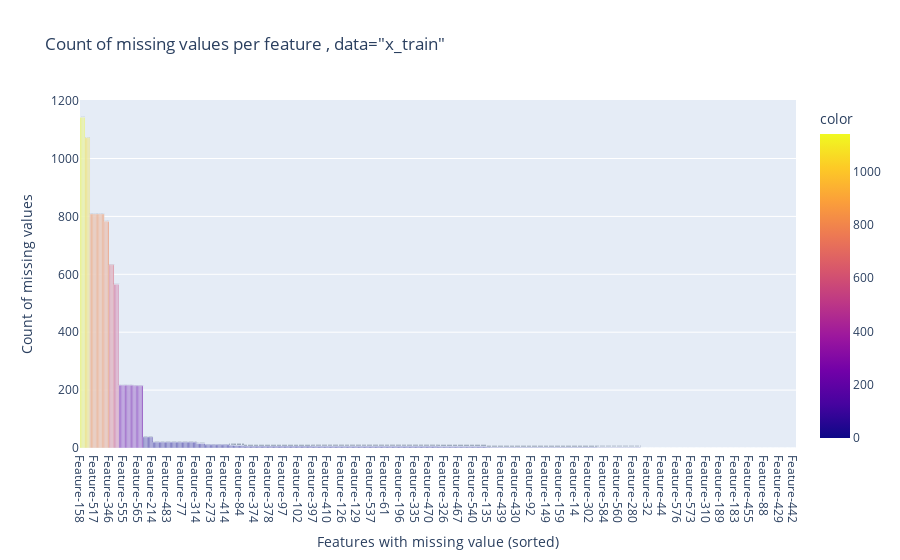

Notebook source saved alongside this figure:
### Code cell
#missing value analysis, histogram, threshold defintion

df=X_train.isna().sum().sort_values(ascending=False)
fig = px.bar(x=df.index, 
             y = df, 
             title='Count of missing values per feature , data="x_train"',
             text = round(df,1), color=df)
fig.update_xaxes(title_text='Features with missing value (sorted)',type='category')
fig.update_yaxes(title_text='Count of missing values')
fig.show()

### Figure 1 — Plotly figure (JSON) as saved in the notebook; plotly's stock layout.template omitted (floating-point values rounded to 4 significant figures; data arrays with more than 128 entries replaced by an {"elided": "..."} marker saying what was removed)
{"data": [{"alignmentgroup": "True", "hovertemplate": "x=%{x}<br>y=%{y}<br>text=%{text}<br>color=%{marker.color}<extra></extra>", "legendgroup": "", "marker": {"color": {"elided": "590 int values"}, "coloraxis": "coloraxis", "pattern": {"shape": ""}}, "name": "", "offsetgroup": "", "orientation": "v", "showlegend": false, "text": {"elided": "590 int values"}, "textposition": "auto", "type": "bar", "x": {"elided": "590 str values"}, "xaxis": "x", "y": {"elided": "590 int values"}, "yaxis": "y"}], "layout": {"barmode": "relative", "coloraxis": {"colorbar": {"title": {"text": "color"}}, "colorscale": [[0, "#0d0887"], [0.1111, "#46039f"], [0.2222, "#7201a8"], [0.3333, "#9c179e"], [0.4444, "#bd3786"], [0.5556, "#d8576b"], [0.6667, "#ed7953"], [0.7778, "#fb9f3a"], [0.8889, "#fdca26"], [1, "#f0f921"]]}, "legend": {"tracegroupgap": 0}, "title": {"text": "Count of missing values per feature , data=\"x_train\""}, "xaxis": {"anchor": "y", "domain": [0, 1], "title": {"text": "Features with missing value (sorted)"}, "type": "category"}, "yaxis": {"anchor": "x", "domain": [0, 1], "title": {"text": "Count of missing values"}}}}
